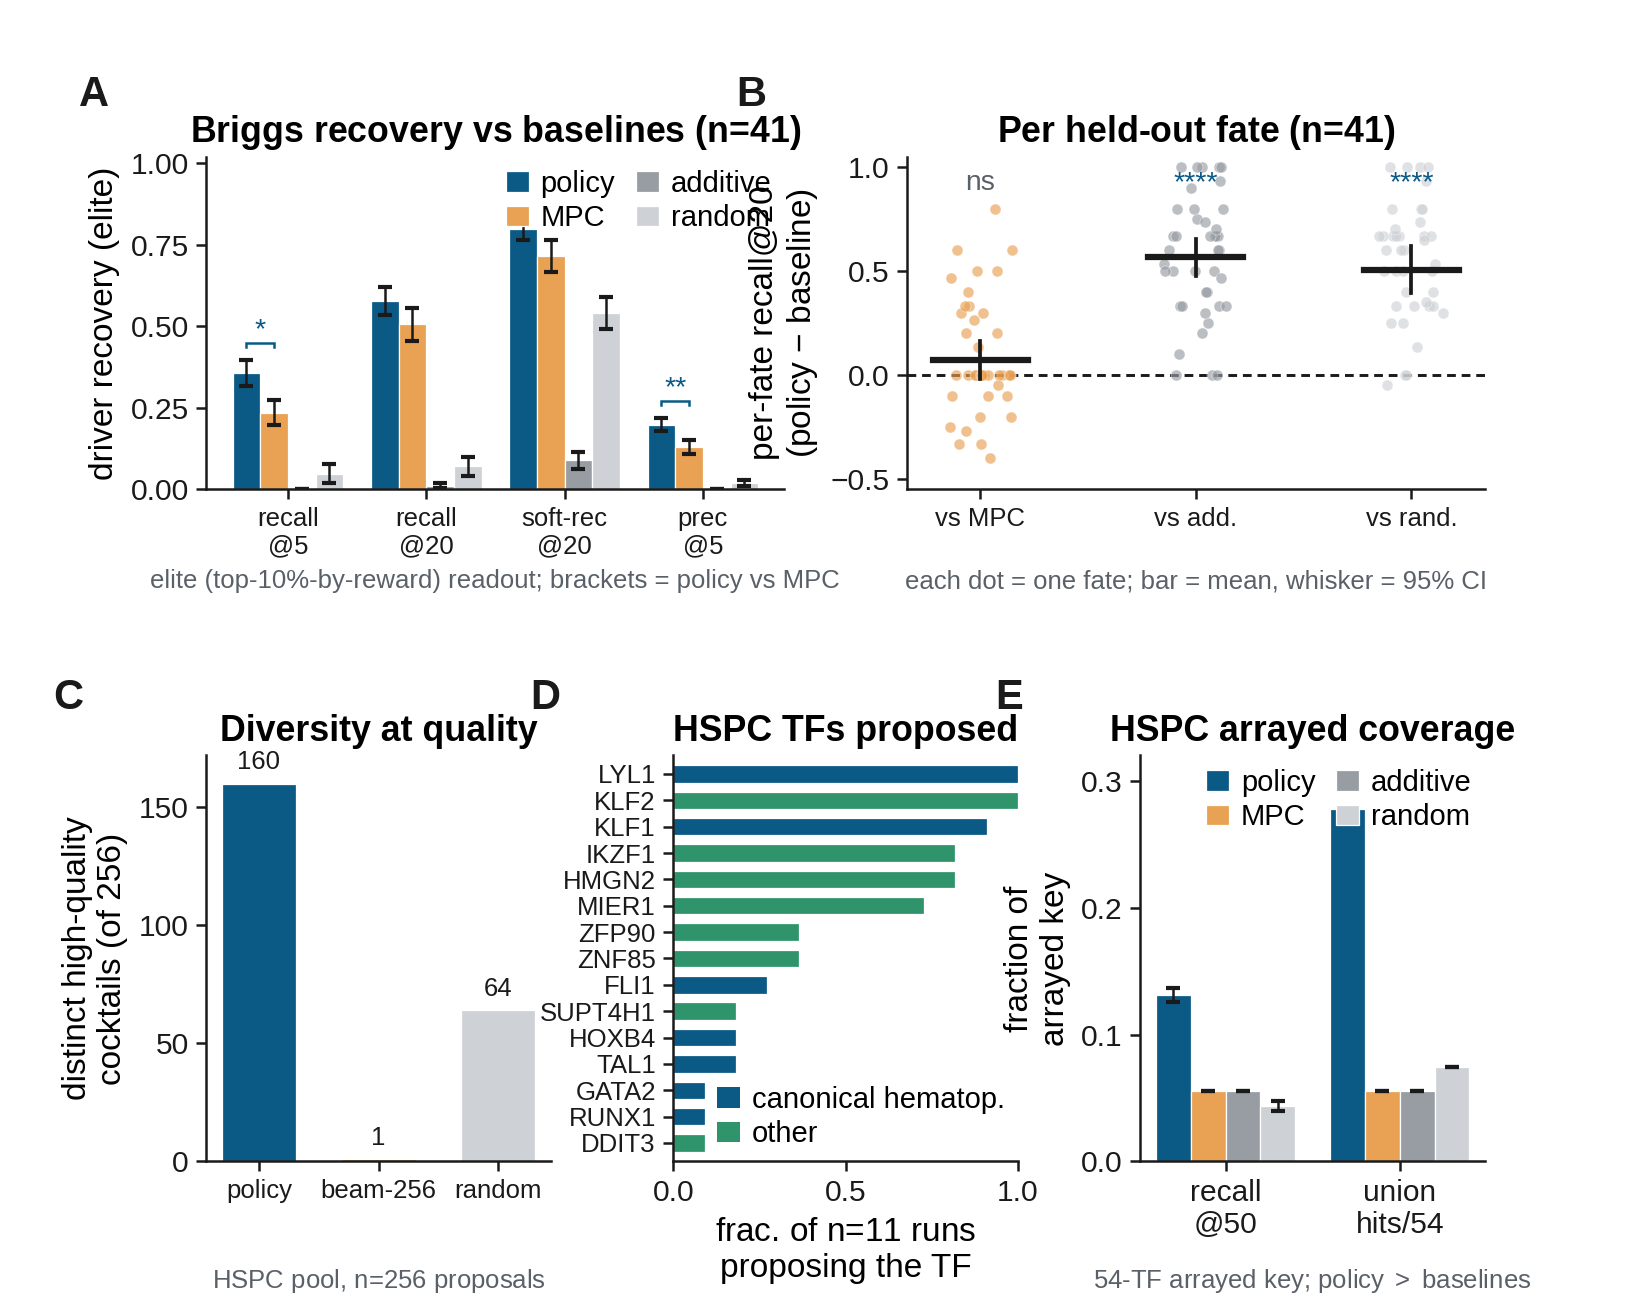

Write the Python code that produced this figure.
"""Fig 6 - Cell-fate design results (flagship conditional GFlowNet, MLP head, ensemble pessimism lambda=0.25;
FINAL_REC eval, folds 0/1/2 held-out = n=41 Briggs fates; elite top-10%-by-reward readout).  Data: fig6_data.json.
5-panel: A Briggs recovery across metrics vs budget-matched baselines (aggregate, no sig marks),
B per-fate elite recall@20 policy-minus-baseline (significance shown through the graph),
C diversity, D HSPC arrayed TFs the policy proposes (elite, canonical highlighted),
E HSPC arrayed-key coverage vs baselines (elite recall@50 + union; diversity-coverage advantage).
"""
import json, os
import numpy as np
import matplotlib.pyplot as plt
import paperstyle as ps

HERE = os.path.dirname(__file__)
D = json.load(open(os.path.join(HERE, "fig6_data.json")))
BS, BM, HS, DV, AR = D["by_source"], D["briggs_metrics"], D["hspc_pertf"], D["diversity"], D["hspc_arrayed"]
EK = dict(lw=0.6, capsize=1.6, ecolor=ps.INK)
SRC = ["joung_single", "joung_combo", "briggs", "HSPC"]
SLBL = ["Joung\nsingle", "Joung\ncombo", "Briggs", "HSPC"]
METH = [("policy", "policy"), ("MPC_exact", "MPC"), ("additive_greedy", "additive"), ("random_shortlist", "random")]
MCOL = {"policy": ps.METHOD["policy"], "MPC_exact": ps.METHOD["MPC"],
        "additive_greedy": ps.METHOD["additive"], "random_shortlist": ps.METHOD["random"]}
GREY_L = ps.GREY_L
P1C, P2C = ps.METHOD["policy"], ps.GREEN

fig = plt.figure(figsize=(ps.TEXTWIDTH_IN, 4.35), layout="constrained")
fig.get_layout_engine().set(w_pad=0.04, h_pad=0.06)
LEG = dict(frameon=False, fontsize=ps.FS["legend"], handlelength=0.8,
           handletextpad=0.4, columnspacing=0.7, borderpad=0.2, labelspacing=0.22)
gs = fig.add_gridspec(2, 6, hspace=0.72, wspace=1.1, height_ratios=[0.82, 1.0])
axA = fig.add_subplot(gs[0, 0:3]); axB = fig.add_subplot(gs[0, 3:6])
axC = fig.add_subplot(gs[1, 0:2]); axD = fig.add_subplot(gs[1, 2:4]); axE = fig.add_subplot(gs[1, 4:6])

def _stars(p):
    s = ps.stars(p); return s if s else "ns"

# ---------- A: Briggs recovery across metrics vs baselines (elite readout, n=41; no sig marks, see B) ----------
EL = D["briggs_elite"]; MEL = EL["metrics"]; nEL = EL["n"]
ORDA = ["recall@5", "recall@20", "soft_recall@20", "precision@5"]
ALAB = ["recall\n@5", "recall\n@20", "soft-rec\n@20", "prec\n@5"]
methE = [("policy", "policy"), ("MPC", "MPC"), ("additive", "additive"), ("random", "random")]
MCOLE = {"policy": ps.METHOD["policy"], "MPC": ps.METHOD["MPC"],
         "additive": ps.METHOD["additive"], "random": ps.METHOD["random"]}
xa = np.arange(len(ORDA)); bw = 0.20
for i, (lab, key) in enumerate(methE):
    v = [MEL[m][key][0] for m in ORDA]; e = [MEL[m][key][1] for m in ORDA]
    axA.bar(xa + (i - 1.5) * bw, v, bw, yerr=e, color=MCOLE[lab], label=lab, edgecolor="white", linewidth=0.3, error_kw=EK)
axA.set_xticks(xa); axA.set_xticklabels(ALAB, fontsize=ps.FS["small"])
axA.set_ylabel("driver recovery (elite)"); axA.set_ylim(0, 1.02); axA.set_yticks([0, 0.25, 0.5, 0.75, 1.0])
axA.set_title(f"Briggs recovery vs baselines ($n$={nEL})"); ps.tidy(axA)
# bracket policy vs MPC only where significant (recall@5, precision@5); recall@20/soft are parity (ns)
for xi, m in enumerate(ORDA):
    if MEL[m]["p_MPC"] < 0.05:
        xpol, xmpc = xa[xi] - 1.5 * bw, xa[xi] - 0.5 * bw
        top = max(MEL[m]["policy"][0] + MEL[m]["policy"][1], MEL[m]["MPC"][0] + MEL[m]["MPC"][1])
        ps.sig_bar(axA, xpol, xmpc, top + 0.04, ps.stars(MEL[m]["p_MPC"]), dh=0.014, fs=ps.FS["annot"], color=ps.METHOD["policy"])
axA.legend(loc="upper right", ncol=2, **LEG)
ps.note(axA, "elite (top-10%-by-reward) readout; brackets = policy vs MPC", y=-0.24)

# ---------- B: per-fate elite recall@20, policy minus each baseline (n=41) ----------
PF = D["briggs_elite_perfate"]; polpf = np.array(PF["policy"], float)
pR20 = MEL["recall@20"]
BB = [("vs MPC", "MPC", ps.METHOD["MPC"], pR20["p_MPC"]),
      ("vs add.", "additive", ps.METHOD["additive"], pR20["p_additive"]),
      ("vs rand.", "random", ps.METHOD["random"], pR20["p_random"])]
rng = np.random.default_rng(1)
for i, (lab, key, col, pv) in enumerate(BB):
    diff = polpf - np.array(PF[key], float); diff = diff[~np.isnan(diff)]; m = len(diff)
    xj = i + (rng.random(m) - 0.5) * 0.30
    axB.scatter(xj, diff, s=7, color=col, alpha=0.65, edgecolor="white", linewidth=0.15, zorder=3)
    mu = diff.mean(); se = diff.std(ddof=1) / np.sqrt(m)
    axB.plot([i - 0.22, i + 0.22], [mu, mu], color=ps.INK, lw=1.5, zorder=4)
    axB.plot([i, i], [mu - 1.96 * se, mu + 1.96 * se], color=ps.INK, lw=0.9, zorder=4)
    st = _stars(pv)
    axB.text(i, 0.96, st, ha="center", va="top", fontsize=ps.FS["annot"],
             color=(ps.INK_SOFT if st == "ns" else ps.METHOD["policy"]), transform=axB.get_xaxis_transform())
axB.axhline(0, color=ps.INK, lw=0.7, ls=(0, (3, 2)), zorder=1)
axB.set_xticks(range(3)); axB.set_xticklabels([b[0] for b in BB], fontsize=ps.FS["small"])
axB.set_ylabel("per-fate recall@20\n(policy $-$ baseline)"); axB.set_ylim(-0.55, 1.05)
axB.set_title(f"Per held-out fate ($n$={len(polpf)})"); ps.tidy(axB)
ps.note(axB, "each dot = one fate; bar = mean, whisker = 95% CI", y=-0.24)

# ---------- C: diversity at fixed quality ----------
dl = [("policy", DV["policy"], ps.METHOD["policy"]), ("beam-256", DV["beam256"], ps.METHOD["MPC"]),
      ("random", DV["random"], ps.METHOD["random"])]
xc = np.arange(len(dl))
axC.bar(xc, [v for _, v, _ in dl], 0.62, color=[c for *_, c in dl], edgecolor="white", linewidth=0.3)
for xi, (_, v, _) in zip(xc, dl):
    axC.text(xi, v + 4, str(int(v)), ha="center", va="bottom", fontsize=ps.FS["small"], color=ps.INK)
axC.set_xticks(xc); axC.set_xticklabels([l for l, *_ in dl], fontsize=ps.FS["small"])
axC.set_ylabel("distinct high-quality\ncocktails (of 256)"); axC.set_ylim(0, 172); axC.set_yticks([0, 50, 100, 150])
axC.set_title("Diversity at quality"); ps.tidy(axC)
ps.note(axC, "HSPC pool, $n$=256 proposals", y=-0.26)

# ---------- D: HSPC arrayed TFs the policy proposes (elite; which TFs) ----------
from matplotlib.patches import Patch
HF = D["hspc_arrayed_final"]; SURF = HF["surfaced"]; nrun = HF["n_runs"]
CAN_C, OTH_C = ps.METHOD["policy"], ps.GREEN
order = SURF[::-1]                                    # highest freq at top of the axis
yy = np.arange(len(order))
for y, (t, fr, can) in zip(yy, order):
    axD.barh(y, fr, 0.66, color=(CAN_C if can else OTH_C), edgecolor="white", linewidth=0.3, zorder=2)
axD.set_yticks(yy); axD.set_yticklabels([t for t, _, _ in order], fontsize=ps.FS["small"])
for tick, (t, _, can) in zip(axD.get_yticklabels(), order):
    tick.set_color(CAN_C if can else OTH_C)
axD.set_xlim(0, 1.0); axD.set_ylim(-0.7, len(order) - 0.3); axD.set_xticks([0, 0.5, 1.0])
axD.set_xlabel(f"frac. of $n$={nrun} runs\nproposing the TF")
axD.set_title("HSPC TFs proposed"); ps.tidy(axD)
axD.legend(handles=[Patch(fc=CAN_C, label="canonical hematop."), Patch(fc=OTH_C, label="other")],
           loc="lower right", **LEG)

# ---------- E: HSPC arrayed-key coverage vs baselines (elite; diversity coverage) ----------
AM = [("policy", ps.METHOD["policy"]), ("MPC", ps.METHOD["MPC"]), ("additive", ps.METHOD["additive"]), ("random", ps.METHOD["random"])]
xe = np.arange(2); bwe = 0.20
for i, (m, col) in enumerate(AM):
    vals = [HF[m]["r50"][0], HF[m]["union50"] / HF["n_tf"]]
    errs = [HF[m]["r50"][1], 0.0]
    axE.bar(xe + (i - 1.5) * bwe, vals, bwe, yerr=errs, color=col, label=m, edgecolor="white", linewidth=0.3, error_kw=EK)
axE.set_xticks(xe); axE.set_xticklabels(["recall\n@50", f"union\nhits/{HF['n_tf']}"])
axE.set_ylabel("fraction of\narrayed key"); axE.set_ylim(0, 0.32); axE.set_yticks([0, 0.1, 0.2, 0.3])
axE.set_title("HSPC arrayed coverage"); ps.tidy(axE)
axE.legend(loc="upper right", ncol=2, **LEG)
ps.note(axE, f"{HF['n_tf']}-TF arrayed key; policy $>$ baselines", y=-0.26)

ps.label_axes(fig, [axA, axB, axC, axD, axE], dy=0.028)
ps.save(fig, os.path.join(HERE, "fig6"))
print("wrote fig6 (5-panel)")
